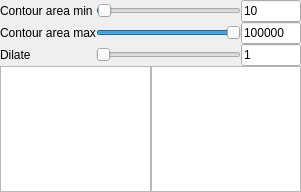
<?xml version="1.0" encoding="UTF-8"?>
<ui version="4.0">
 <class>Form</class>
 <widget class="QWidget" name="Form">
  <property name="geometry">
   <rect>
    <x>0</x>
    <y>0</y>
    <width>301</width>
    <height>192</height>
   </rect>
  </property>
  <property name="windowTitle">
   <string>Form</string>
  </property>
  <layout class="QVBoxLayout" name="verticalLayout_3">
   <property name="spacing">
    <number>0</number>
   </property>
   <property name="leftMargin">
    <number>0</number>
   </property>
   <property name="topMargin">
    <number>0</number>
   </property>
   <property name="rightMargin">
    <number>0</number>
   </property>
   <property name="bottomMargin">
    <number>0</number>
   </property>
   <item>
    <layout class="QGridLayout" name="gridLayout">
     <item row="0" column="0">
      <widget class="QLabel" name="label">
       <property name="text">
        <string>Contour area min</string>
       </property>
      </widget>
     </item>
     <item row="1" column="1">
      <widget class="QSlider" name="horizontalSlider_2">
       <property name="maximum">
        <number>1000000</number>
       </property>
       <property name="value">
        <number>100000</number>
       </property>
       <property name="orientation">
        <enum>Qt::Horizontal</enum>
       </property>
      </widget>
     </item>
     <item row="1" column="0">
      <widget class="QLabel" name="label_2">
       <property name="text">
        <string>Contour area max</string>
       </property>
      </widget>
     </item>
     <item row="0" column="2">
      <widget class="QLineEdit" name="lineEdit">
       <property name="maximumSize">
        <size>
         <width>60</width>
         <height>16777215</height>
        </size>
       </property>
       <property name="text">
        <string>10</string>
       </property>
      </widget>
     </item>
     <item row="0" column="1">
      <widget class="QSlider" name="horizontalSlider">
       <property name="minimum">
        <number>2</number>
       </property>
       <property name="maximum">
        <number>1000</number>
       </property>
       <property name="value">
        <number>10</number>
       </property>
       <property name="orientation">
        <enum>Qt::Horizontal</enum>
       </property>
      </widget>
     </item>
     <item row="1" column="2">
      <widget class="QLineEdit" name="lineEdit_2">
       <property name="maximumSize">
        <size>
         <width>60</width>
         <height>16777215</height>
        </size>
       </property>
       <property name="text">
        <string>100000</string>
       </property>
      </widget>
     </item>
     <item row="2" column="0">
      <widget class="QLabel" name="label_3">
       <property name="text">
        <string>Dilate</string>
       </property>
      </widget>
     </item>
     <item row="2" column="1">
      <widget class="QSlider" name="horizontalSlider_3">
       <property name="minimum">
        <number>1</number>
       </property>
       <property name="orientation">
        <enum>Qt::Horizontal</enum>
       </property>
      </widget>
     </item>
     <item row="2" column="2">
      <widget class="QLineEdit" name="lineEdit_3">
       <property name="maximumSize">
        <size>
         <width>60</width>
         <height>16777215</height>
        </size>
       </property>
       <property name="text">
        <string>1</string>
       </property>
      </widget>
     </item>
    </layout>
   </item>
   <item>
    <layout class="QHBoxLayout" name="horizontalLayout_3">
     <item>
      <widget class="GraphicsView" name="graphicsView">
       <property name="sizePolicy">
        <sizepolicy hsizetype="Preferred" vsizetype="Expanding">
         <horstretch>0</horstretch>
         <verstretch>0</verstretch>
        </sizepolicy>
       </property>
       <property name="backgroundBrush">
        <brush brushstyle="SolidPattern">
         <color alpha="255">
          <red>150</red>
          <green>150</green>
          <blue>150</blue>
         </color>
        </brush>
       </property>
      </widget>
     </item>
     <item>
      <widget class="QListView" name="listView">
       <property name="sizePolicy">
        <sizepolicy hsizetype="Minimum" vsizetype="Expanding">
         <horstretch>0</horstretch>
         <verstretch>0</verstretch>
        </sizepolicy>
       </property>
       <property name="maximumSize">
        <size>
         <width>150</width>
         <height>16777215</height>
        </size>
       </property>
       <property name="selectionMode">
        <enum>QAbstractItemView::ExtendedSelection</enum>
       </property>
      </widget>
     </item>
    </layout>
   </item>
  </layout>
 </widget>
 <customwidgets>
  <customwidget>
   <class>GraphicsView</class>
   <extends>QGraphicsView</extends>
   <header>.graphics_view.h</header>
  </customwidget>
 </customwidgets>
 <resources/>
 <connections/>
</ui>
